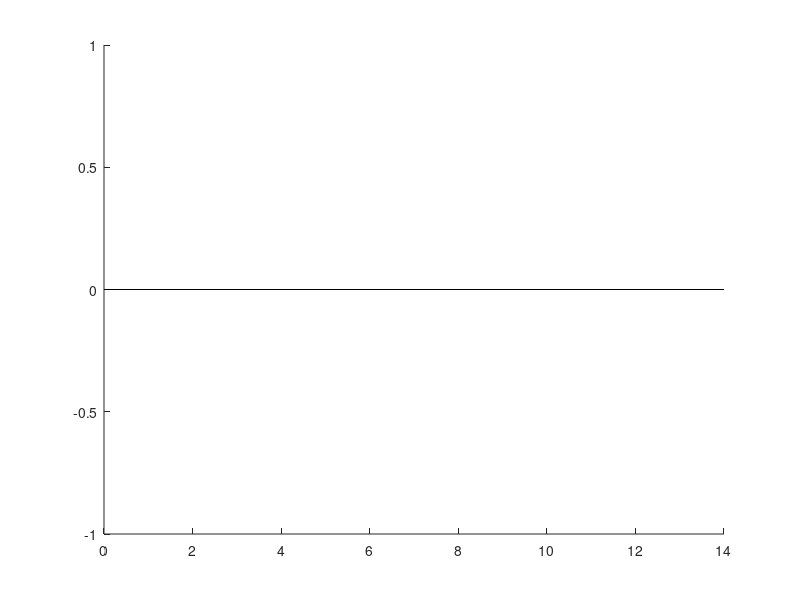

Reproduce this figure in MATLAB. (Note: this script raises an error after producing the figure.)
%% Acceptance-Reason Breakdown — KinoPaxSTARCOMBO vs a KinoPaxSTARCleanCost reference
% Reads the per-iteration CSVs written by examples/gpu/kinopaxstar_accept_breakdown.cu
% (run via scripts/run_accept_breakdown.sh).
%
% WHAT THIS ANSWERS. The tuning sweeps show THAT the tuning changes outcomes, not WHY. A candidate
% enters the frontier through one of three doors, and the normal output cannot tell them apart:
%
%   min-cost   the region-best exemption   (cost <= minCostsR1[r])          both planners
%   seed       the R2 seeding exemption    CleanCost only, off by default; REMOVED in COMBO
%   roll       CleanCost: rand < cap*(w*pSyclop + (1-w)*pCost + floor)
%              COMBO:     rand < min(pMax, shape_accept * pTargetAccept)
%
% COMBO RUNS TWO SHAPES. shape_accept decides WHICH nodes join the tree; shape_fanout decides WHERE
% propagation goes, and only the latter sizes rep. Cost belongs in the first and is counter-
% productive in the second -- cost is cumulative root-to-node, so "cheap" means shallow, and
% weighting fan-out by it pours propagation around the root.
%
% The roll is a single Bernoulli draw against a SUM, so "accepted because of X" is not a distinction
% the rule makes. Each accepted node instead splits one unit of credit in proportion to each term's
% share, so the credits sum to acc_roll by construction. CleanCost splits across (syclop, cost,
% floor); COMBO across the two terms of its ACCEPTANCE shape (coverage, cost), weighted the same way
% the blend weights them -- so the credit reports not just which signal liked the node but how much
% say it had at this point in the coverage->cost slide.
%
% AND WHY IT ALSO PLOTS THE BUDGET (figures 4-8). For COMBO the acceptance split is only half the
% rule -- the growth controller sets the scale and the fan-out. Those five are the ones to read when
% propagate falls onto kernel2 early, and every quantity in them is computed from columns BOTH
% planners write, so the CleanCost reference appears in all five.
%
% ANTI-CLUTTER RULE: COLOUR ENCODES THE ACCEPTANCE REASON and POSITION ENCODES THE POINT in figures
% 1-3. There are only five reasons, so one fixed palette is reused and the eye learns it once.
% Figures 4-8 are different -- they overlay points, so there colour encodes the FAN-OUT GAIN and line
% style the ACCEPTANCE GAIN, matching process_combo_tuning_and_plot.m, with the CleanCost reference in crimson
% and drawn thicker. They are five separate figures rather than one 2x2 BECAUSE A LEGEND ATTACHES
% TO THE CURRENT AXES: a single legend on a multi-panel figure describes only the last panel, so any
% series that panel omits looks absent from the entire figure.
%
% AXIS NOTE: everything is plotted against ITERATION, never wall-clock. The counting atomics distort
% timing, so elapsed time from this binary is not comparable to the tuning sweep's.
%
% USAGE: cd into the data directory, then call the script BY NAME, not via run():
%   cd build/Data/Benchmarks/KinoPaxStarAcceptBreakdown/house
%   addpath('<repo>/scripts')
%   plot_accept_breakdown

clear; clc; close all;

%% --- Configuration ---
dataDir   = '';                 % '' = current directory
env       = 'house';
envTitle  = 'House';
delta     = 'large_length';     % delta + cost metric token, as in the filenames

% Must mirror ACC_GAINS / FAN_GAINS / REACT_FRAC and the CleanCost reference in
% kinopaxstar_accept_breakdown.cu (integer label tokens: 100 x the float, as in the filenames).
%
% COMBO runs TWO shapes: acceptance (which nodes join) and fan-out (where propagation goes).
% kFan = 0 is the uniform-fan-out control arm -- both fan-out sigmoids pinned at 0.5, so every node
% gets identical rep, which is CleanCost's and KinoPaxPlus's behaviour.
comboFanTopFracs = [100 25 10 2];    % 100 = phi 1.0 = uniform control arm
comboFanGains    = [100 400 1600];
comboAccGain     = 400;
cleanRef      = [90 100 3];     % [w k cap] tokens -- the low-cap reference run

% Five reasons, one fixed palette, reused in figures 1-3. The three credit slots mean different
% terms for the two planners, which the legend spells out.
% For COMBO the two live credit terms are the ACCEPTANCE shape's coverage and cost halves; the
% collision slot is structurally 0 now, so slot B carries cost for both planners.
catNames  = {'min-cost', 'seed', 'credit A (syclop|coverage)', 'credit B (cost|cost)', 'rejected'};
catColors = [0.85 0.33 0.10;    % min-cost   - burnt orange
             0.93 0.69 0.13;    % seed       - amber (expected 0)
             0.20 0.42 0.69;    % credit A   - steel blue
             0.30 0.64 0.36;    % credit B   - green
             0.72 0.72 0.72];   % rejected   - grey

% Figures 4-8 channels: colour = FAN-OUT gain (the headline axis), style = ACCEPTANCE gain.
% Matches process_combo_tuning_and_plot.m so the two plots read the same way.
phiColors = [0.15 0.15 0.15;    % phi 1.0   (control: every node favoured = uniform rep)
             0.62 0.76 0.90;    % phi 0.25
             0.24 0.45 0.70;    % phi 0.10
             0.03 0.15 0.31];   % phi 0.02  (most extreme sparsity)
fanStyles  = {':', '-', '--'};  % kFan = 1, 4, 16
cleanColor = [0.70 0.15 0.20];

%% --- Build the flat point list: the reference first, then the COMBO grid ---
% P(i) = struct(label, name, isCombo, color, style, width)
P = struct('label', {}, 'name', {}, 'isCombo', {}, 'color', {}, 'style', {}, 'width', {});

% The reference is drawn thicker so it reads as the anchor the grid is measured against.
P(end + 1) = struct( ...
    'label',   sprintf('KinoPaxSTARCleanCost_r2off_w%d_k%d_cap%d', cleanRef(1), cleanRef(2), cleanRef(3)), ...
    'name',    sprintf('CleanCost w%g k%g cap%g', cleanRef(1)/100, cleanRef(2)/100, cleanRef(3)/100), ...
    'isCombo', false, 'color', cleanColor, 'style', '-', 'width', 2.2);

for pi = 1:numel(comboFanTopFracs)
    for fi = 1:numel(comboFanGains)
        phi  = comboFanTopFracs(pi);
        kFan = comboFanGains(fi);
        if phi >= 100
            phiTag = 'uniform';
            w = 1.8;              % the control arm, drawn thicker
        else
            phiTag = sprintf('phi%g%%', phi);
            w = 1.2;
        end
        P(end + 1) = struct( ...
            'label',   sprintf('KinoPaxSTARCOMBO_phi%d_kf%d_ka%d', phi, kFan, comboAccGain), ...
            'name',    sprintf('COMBO %s kFan%g', phiTag, kFan / 100), ...
            'isCombo', true, 'color', phiColors(pi, :), 'style', fanStyles{fi}, ...
            'width',   w); %#ok<SAGROW>
    end
end
nP = numel(P);

%% --- Load every point ---
T = cell(1, nP);
for i = 1:nP
    fn = sprintf('%s_%s_delta%s_run0.csv', env, P(i).label, delta);
    fp = fullfile(dataDir, fn);
    if isfile(fp)
        T{i} = readtable(fp);
    else
        fprintf('  MISSING: %s\n', fn);
    end
end

% Small-multiple grid that fits the flat point list.
nCols = 5;
nRows = ceil(nP / nCols);

%% ====================== FIGURE 1: run-total composition ======================
% One normalized bar per point: what fraction of all collision-free candidates entered by each door,
% summed over the whole run. The single "how do the points differ" view.
figure('Name', sprintf('%s - Acceptance composition (run totals)', envTitle), ...
       'Position', [60 60 1500 620]);
hold on;

M      = zeros(nP, 5);
labels = cell(1, nP);
for i = 1:nP
    labels{i} = P(i).name;
    t = T{i};
    if isempty(t), continue; end
    tot = sum(t.prop_valid);
    if tot <= 0, continue; end
    [cA, cB] = creditPair(t, P(i).isCombo);
    M(i, :) = [sum(t.acc_min_cost), sum(t.acc_seed), sum(cA), sum(cB), sum(t.rejected)] / tot;
end

hb = bar(M, 'stacked', 'EdgeColor', 'none');
for c = 1:5, hb(c).FaceColor = catColors(c, :); end
set(gca, 'XTick', 1:nP, 'XTickLabel', labels, 'FontSize', 7);
xtickangle(60);
xlim([0.5, nP + 0.5]); ylim([0 1]);
ylabel('fraction of collision-free candidates'); grid on;
legend(catNames, 'Location', 'eastoutside');
xline(1.5, 'k-', 'LineWidth', 1.2, 'HandleVisibility', 'off');   % reference | COMBO grid
title(sprintf(['Acceptance composition \\x2014 %s, run totals\n' ...
               'colour = acceptance reason, position = point; bar 1 is the CleanCost reference'], envTitle), ...
      'FontWeight', 'bold');

%% ====================== FIGURE 2: composition over iterations ======================
% Same five categories, same colours, as a normalized stacked area vs iteration -- shows how the mix
% EVOLVES. The one to watch is min-cost: it dominates early and should fade as regions fill, and if
% it does not, the exemption is the planner and the sigmoids are decoration.
figure('Name', sprintf('%s - Acceptance composition vs iteration', envTitle), ...
       'Position', [70 70 1650 850]);
for i = 1:nP
    subplot(nRows, nCols, i);
    t = T{i};
    if isempty(t), axis off; continue; end
    denom = max(t.prop_valid, 1);
    [cA, cB] = creditPair(t, P(i).isCombo);
    A = [t.acc_min_cost, t.acc_seed, cA, cB, t.rejected] ./ denom;
    ha = area(t.iteration, A, 'EdgeColor', 'none');
    for c = 1:5, ha(c).FaceColor = catColors(c, :); end
    ylim([0 1]); xlim([1 max(t.iteration)]);
    set(gca, 'FontSize', 6);
    title(P(i).name, 'FontSize', 7);
    if i == 1, ylabel('fraction', 'FontSize', 7); end
    if i == nP
        legend(catNames, 'Location', 'eastoutside', 'FontSize', 6);
        xlabel('iteration', 'FontSize', 7);
    end
end
sgtitle(sprintf('Acceptance composition vs iteration \\x2014 %s', envTitle), ...
        'FontSize', 11, 'FontWeight', 'bold');

%% ====================== FIGURE 3: throughput ======================
% Kept SEPARATE from the composition figures on purpose: the scale differences between points are
% enormous, and mixing them into a normalized plot would hide both effects. Log-y.
figure('Name', sprintf('%s - Throughput vs iteration', envTitle), ...
       'Position', [80 80 1650 850]);
for i = 1:nP
    subplot(nRows, nCols, i);
    t = T{i};
    if isempty(t), axis off; continue; end
    accepted = t.acc_min_cost + t.acc_seed + t.acc_roll;
    semilogy(t.iteration, max(t.prop_attempted, 1), '-', 'Color', [0.35 0.35 0.35], 'LineWidth', 1.1); hold on;
    semilogy(t.iteration, max(t.prop_valid, 1),     '-', 'Color', [0.20 0.42 0.69], 'LineWidth', 1.1);
    semilogy(t.iteration, max(accepted, 1),         '-', 'Color', [0.30 0.64 0.36], 'LineWidth', 1.4);
    grid on; xlim([1 max(t.iteration)]);
    set(gca, 'FontSize', 6);
    title(P(i).name, 'FontSize', 7);
    if i == nP
        legend({'propagated (attempts)', 'collision-free', 'accepted'}, ...
               'Location', 'eastoutside', 'FontSize', 6);
        xlabel('iteration', 'FontSize', 7);
    end
end
sgtitle(sprintf(['Throughput vs iteration \\x2014 %s (log y)\n' ...
                 'the gap between blue and green is what the acceptance budget throttles'], envTitle), ...
        'FontSize', 11, 'FontWeight', 'bold');

%% ============ FIGURES 4-8: budget and frontier composition ============
% THESE ARE THE ONES TO READ WHEN PROPAGATE FALLS ONTO KERNEL2 EARLY.
%
% Deliberately five SEPARATE figures rather than one 2x2. A legend attaches to the CURRENT AXES, so
% a single legend on a multi-panel figure describes only the last panel -- and if that panel happens
% to exclude a series, the series looks absent from the whole figure. One figure per quantity means
% one clickable legend per quantity, each covering every series drawn in it.
%
% Every quantity below is computed from columns BOTH planners write, so the CleanCost reference
% appears in all five. That is the point: COMBO's controller is only meaningful against what the
% hand-tuned cap actually did.
%
% The chain these five trace out:
%   kernel1 fails  <=  32*frontierRepeatSize > remaining
%                  <=  frontierRepeatSize >= F        (rep >= 1 is a correctness clamp)
%                  <=  F >= nActive                   (region-best reactivation is UNCONDITIONAL)
% so if figure 6 shows n_active/frontier_size near 1, no acceptance tuning will move the crossover
% in figure 4 -- the levers are the region-best guarantee itself or the R1 grid size.

%% ---- FIGURE 4: kernel1 check ----
% prop_attempted / frontier_repeat_size is exactly 32 on the kernel1 path (one 32-thread block per
% repeat entry) and h_propIterations_ < 32 on kernel2. h_propIterations_ ALONE is not a valid
% detector: it is only assigned inside the kernel2 branch, so on kernel1 it holds a stale value
% from whichever earlier iteration last took kernel2.
figure('Name', sprintf('%s - Kernel1 check', envTitle), 'Position', [90 90 1150 620]);
hold on;
for i = 1:nP
    t = T{i};
    if isempty(t), continue; end
    fr = col(t, 'frontier_repeat_size');
    pa = col(t, 'prop_attempted');
    if isempty(fr) || isempty(pa), continue; end
    ok = fr > 0;
    plot(t.iteration(ok), pa(ok) ./ fr(ok), P(i).style, 'Color', P(i).color, ...
         'LineWidth', P(i).width, 'DisplayName', P(i).name);
end
yline(32, 'k--', 'kernel1', 'LineWidth', 1.2, 'HandleVisibility', 'off');
ylim([0 36]); grid on;
xlabel('iteration'); ylabel('propagations per repeat entry');
title(sprintf(['Kernel1 check \\x2014 %s\n' ...
               '32 while the ceiling holds; below 32 = kernel2 (block split across candidates)'], envTitle), ...
      'FontWeight', 'bold');
clickableLegend();

%% ---- FIGURE 5: frontier composition ----
% `reactivated` counts frontier bits among the PRE-EXISTING tree, i.e. exactly Part B's output, so
% this is the share of the frontier that is re-expansion rather than newly admitted nodes.
% CleanCost's realised value is ~75% and nobody chose it -- it fell out of the Syclop score floor.
% COMBO's h_reactFrac_ is the first time this has been an explicit knob, so this figure is the
% direct check on whether it is being honoured.
figure('Name', sprintf('%s - Frontier composition', envTitle), 'Position', [100 100 1150 620]);
hold on;
for i = 1:nP
    t = T{i};
    if isempty(t), continue; end
    re = col(t, 'reactivated');
    if isempty(re), continue; end
    ok = t.frontier_size > 0;
    plot(t.iteration(ok), 100 * re(ok) ./ double(t.frontier_size(ok)), P(i).style, ...
         'Color', P(i).color, 'LineWidth', P(i).width, 'DisplayName', P(i).name);
end
ylim([0 105]); grid on;
xlabel('iteration'); ylabel('% of frontier from Part B');
title(sprintf(['Frontier composition: reactivated / frontier\\_size \\x2014 %s\n' ...
               'near 100%% = the frontier is re-expansion, not new nodes'], envTitle), ...
      'FontWeight', 'bold');
clickableLegend();

%% ---- FIGURE 6: region-best share ----
% n_active / frontier_size. Part B re-activates the region best UNCONDITIONALLY -- one node per
% explored region, outside h_reactFrac_ entirely -- so the frontier has a hard floor at nActive.
% A curve approaching 1 means the guarantee IS the frontier, and since rep >= 1 forces
% frontierRepeatSize >= F, kernel2 then becomes unavoidable at 32*F > remaining no matter what the
% acceptance budget or repTarget do. THIS IS THE FIGURE THAT EXPLAINS FIGURE 4.
figure('Name', sprintf('%s - Region-best share of the frontier', envTitle), ...
       'Position', [110 110 1150 620]);
hold on;
for i = 1:nP
    t = T{i};
    if isempty(t), continue; end
    na = col(t, 'n_active');
    if isempty(na), continue; end
    ok = t.frontier_size > 0;
    plot(t.iteration(ok), na(ok) ./ double(t.frontier_size(ok)), P(i).style, ...
         'Color', P(i).color, 'LineWidth', P(i).width, 'DisplayName', P(i).name);
end
yline(1, 'k--', 'frontier == nActive', 'LineWidth', 1.2, 'HandleVisibility', 'off');
grid on;
xlabel('iteration'); ylabel('n\_active / frontier\_size');
title(sprintf(['Region-best share \\x2014 %s\n' ...
               'approaching 1 = the unconditional guarantee is the whole frontier'], envTitle), ...
      'FontWeight', 'bold');
clickableLegend();

%% ---- FIGURE 7: realised roll acceptance rate ----
% acc_roll / (candidates that actually took the roll). Computed the same way for both planners, so
% it is the apples-to-apples comparison between COMBO's derived pTargetAccept and CleanCost's
% hand-swept cap: it is the fraction of non-exempt candidates that were admitted.
%
% Exemptions are excluded from the denominator because they bypass the roll entirely -- including
% them would make a planner look more permissive purely for finding more region minima.
figure('Name', sprintf('%s - Realised roll acceptance rate', envTitle), ...
       'Position', [120 120 1150 620]);
hold on;
for i = 1:nP
    t = T{i};
    if isempty(t), continue; end
    rolled = double(t.prop_valid) - double(t.acc_min_cost) - double(t.acc_seed);
    ok = rolled > 0;
    if ~any(ok), continue; end
    semilogy(t.iteration(ok), max(double(t.acc_roll(ok)) ./ rolled(ok), 1e-8), P(i).style, ...
             'Color', P(i).color, 'LineWidth', P(i).width, 'DisplayName', P(i).name);
end
set(gca, 'YScale', 'log'); grid on;
xlabel('iteration'); ylabel('acc\_roll / non-exempt candidates');
title(sprintf(['Realised roll acceptance rate \\x2014 %s\n' ...
               'COMBO: should RISE over a run as the candidate pool shrinks. Flat = pinned at pMax'], envTitle), ...
      'FontWeight', 'bold');
clickableLegend();

%% ---- FIGURE 8: mean fan-out ----
% frontier_repeat_size / frontier_size -- the mean repeat count per frontier node, i.e. how many
% 32-thread blocks the average node gets. CleanCost's is the realised mean of its binary 15/1 rule;
% COMBO's is repTarget * meanShape. Both are computable from the same two columns, so this is the
% other half of the budget story and it is directly comparable.
%
% Multiply this by 32 * frontier_size to recover prop_attempted, which is the quantity the kernel1
% ceiling actually constrains.
figure('Name', sprintf('%s - Mean fan-out per frontier node', envTitle), ...
       'Position', [130 130 1150 620]);
hold on;
for i = 1:nP
    t = T{i};
    if isempty(t), continue; end
    fr = col(t, 'frontier_repeat_size');
    if isempty(fr), continue; end
    ok = t.frontier_size > 0;
    plot(t.iteration(ok), fr(ok) ./ double(t.frontier_size(ok)), P(i).style, ...
         'Color', P(i).color, 'LineWidth', P(i).width, 'DisplayName', P(i).name);
end
yline(1, 'k--', 'rep = 1 (the correctness floor)', 'LineWidth', 1.2, 'HandleVisibility', 'off');
grid on;
xlabel('iteration'); ylabel('mean repeat count per frontier node');
title(sprintf(['Mean fan-out \\x2014 %s\n' ...
               'at the floor of 1, repTarget has no room left and kernel2 is next'], envTitle), ...
      'FontWeight', 'bold');
clickableLegend();

%% ====================== consistency report ======================
% The identities the CSV must satisfy. The runner already checks these per iteration and exits
% non-zero on failure; re-checking here catches a stale or mismatched CSV.
fprintf('\n--- consistency ---\n');
bad = 0;
for i = 1:nP
    t = T{i};
    if isempty(t), continue; end
    part = t.acc_min_cost + t.acc_seed + t.acc_roll + t.rejected - t.prop_valid;
    if any(part ~= 0)
        fprintf('  PARTITION FAIL: %s\n', P(i).name); bad = bad + 1;
    end
    [cA, cB] = creditPair(t, P(i).isCombo);
    cC   = creditThird(t, P(i).isCombo);
    cred = cA + cB + cC - t.acc_roll;
    if any(abs(cred) > 1e-3 * max(t.acc_roll, 1))
        fprintf('  CREDIT FAIL:    %s\n', P(i).name); bad = bad + 1;
    end
    if any(t.acc_seed ~= 0)
        fprintf('  UNEXPECTED SEED ACCEPTS: %s\n', P(i).name); bad = bad + 1;
    end
end
if bad == 0, fprintf('  all checks passed.\n'); end

% The headline number this whole runner exists to produce.
fprintf('\n--- kernel1 crossover (first iteration with prop/repeat < 32) ---\n');
for i = 1:nP
    t = T{i};
    if isempty(t), continue; end
    fr = col(t, 'frontier_repeat_size'); pa = col(t, 'prop_attempted');
    if isempty(fr) || isempty(pa), continue; end
    ok  = fr > 0;
    idx = find(ok & (pa ./ max(fr, 1)) < 31.5, 1);
    if isempty(idx)
        fprintf('  %-28s never  (stayed on kernel1 for all %d iterations)\n', P(i).name, height(t));
    else
        fprintf('  %-28s iteration %d of %d   (tree_size %d)\n', ...
                P(i).name, t.iteration(idx), height(t), t.tree_size(idx));
    end
end
fprintf('\n8 figures generated.\n');
fprintf(['  1-3  acceptance composition and throughput (colour = reason, position = point)\n' ...
         '  4-8  budget and frontier composition (colour = profile, style = gain;\n' ...
         '       CleanCost reference in crimson, drawn thicker; one clickable legend each)\n']);

%% --- helpers ---
function v = col(t, name)
    % Column by name, or [] when the CSV predates it. Mirrors getCol in the tuning-sweep plot:
    % appended columns stay backward compatible, so an older CSV just draws fewer series.
    if ismember(name, t.Properties.VariableNames), v = double(t.(name)); else, v = []; end
end

function [a, b] = creditPair(t, isCombo)
    % The first two credit terms for whichever planner wrote this run. CleanCost splits across
    % (syclop, cost, floor); COMBO across its three sigmoids (cov, col, cst).
    if isCombo
        % COMBO's two live acceptance terms. credit_col is structurally 0 (the collision term is
        % gone), so the second slot carries COST for both planners -- which makes the stacked bars
        % directly comparable rather than accidentally plotting a dead series for one of them.
        a = col(t, 'credit_cov'); b = col(t, 'credit_cst');
    else
        a = col(t, 'credit_syclop'); b = col(t, 'credit_cost');
    end
    n = height(t);
    if isempty(a), a = zeros(n, 1); end
    if isempty(b), b = zeros(n, 1); end
end

function c = creditThird(t, isCombo)
    % The third slot exists only so the consistency check still sums to acc_roll. For COMBO that is
    % the (structurally zero) collision credit; for CleanCost it is the probability floor.
    if isCombo, c = col(t, 'credit_col'); else, c = col(t, 'credit_floor'); end
    if isempty(c), c = zeros(height(t), 1); end
end

function clickableLegend()
    % Legend whose entries toggle their series on click -- the only way 14 overlaid series stay
    % readable. Attaches to the CURRENT axes, which is why figures 4-8 are one plot each: a legend
    % on a multi-panel figure describes only the last panel, and a series missing from that panel
    % then looks absent from the whole figure. ItemHitFcn needs R2016a+; this repo is on R2023a.
    lgd = legend('Location', 'eastoutside', 'FontSize', 7);
    lgd.ItemHitFcn = @toggleSeries;
end

function toggleSeries(~, evt)
    h = evt.Peer;
    if strcmp(h.Visible, 'on')
        h.Visible = 'off';
    else
        h.Visible = 'on';
    end
end
